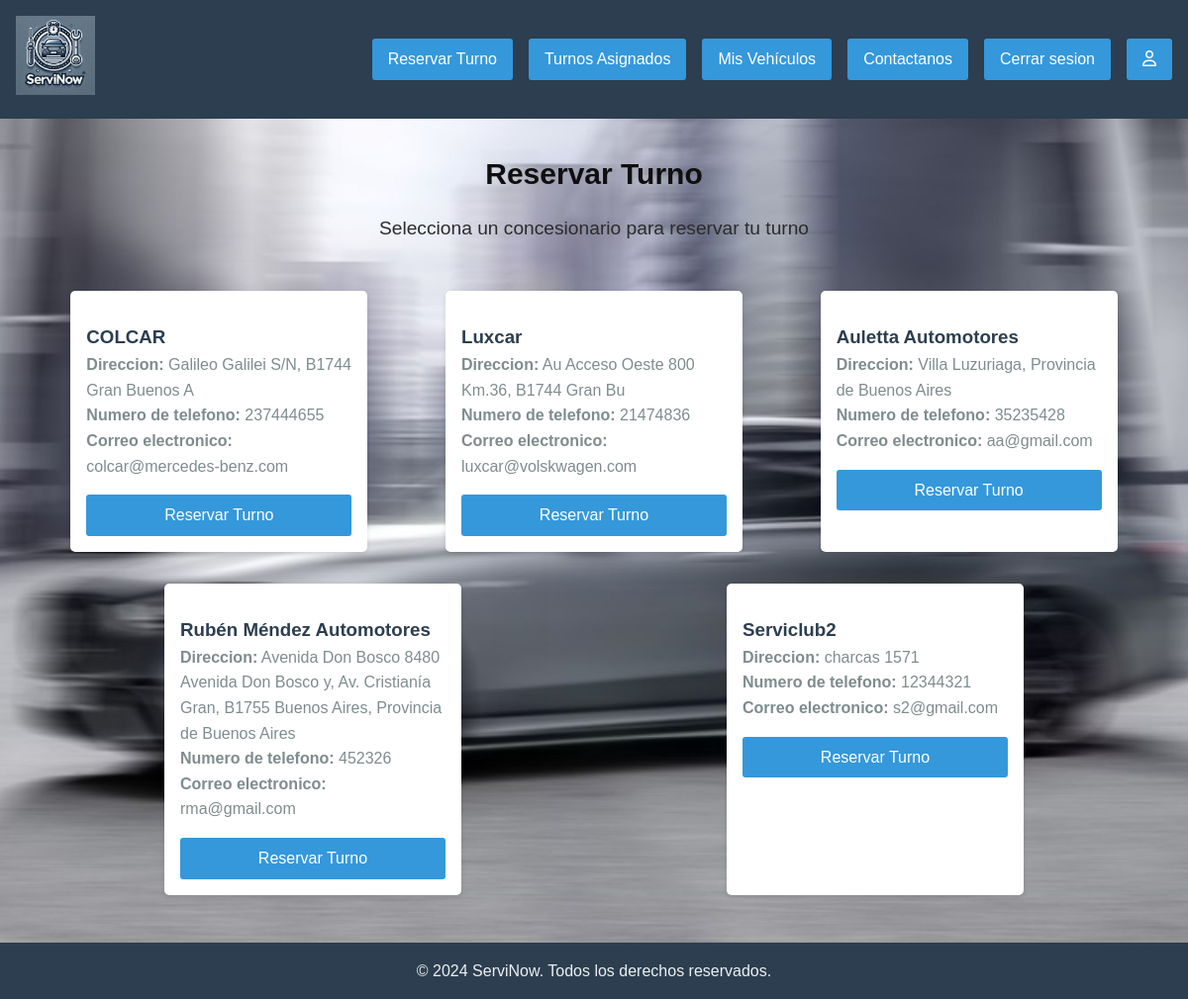
The page /html/vista_reservar_turno.php (signed in) on the database its author committed.
### tables this page shows
CREATE TABLE `concesionario` (
  `CODIGO_CONCESIONARIO` int(8) NOT NULL,
  `NOMBRE` varchar(30) NOT NULL,
  `DIRECCION` varchar(255) NOT NULL,
  `TELEFONO` int(10) NOT NULL,
  `CORREO_ELECTRONICO` varchar(40) NOT NULL,
  `CODIGO_USUARIO` int(4) DEFAULT NULL,
  `BORRADO` tinyint(1) NOT NULL
);

### html/vista_reservar_turno.php (the view, shortened to what this page needs)
?><!DOCTYPE html>
<html lang="es">
<head>
    <link rel="stylesheet" href="../estilos.css">
</head>
<body id="vista-portada-dos">
    <header>
        <nav class="navegador">
            <a href="../html/vista_usuario.php"><img id="inicio" src="../img/icono.webp" alt="ServiNow" height="80"></a>
            <ul class="lista">
                <li><a href="#">Reservar Turno</a></li>
                <li><a href="../html/vista_turnos_asignados.php">Turnos Asignados</a></li>
                <li><a href="../html/vista_mis_vehiculos.php">Mis Vehículos</a></li>
                <li><a href="../html/contacto.php">Contactanos</a></li>
                <li><a href="../php/cerrar_sesion.php">Cerrar sesion</a></li>
                <li><a href="../html/vista_perfil.php"><i class="fa-regular fa-user"></i></a></li>
            </ul>
        </nav>
    </header>
    <article class="pag_principal">
        <h1>Reservar Turno</h1>
        <p>Selecciona un concesionario para reservar tu turno</p>
        <section class="concesionarios">
            <?php
                include("..\php\conexion.php");
                $consulta = mysqli_query($conexion, "SELECT * FROM CONCESIONARIO WHERE BORRADO = 0");
                $resultado = mysqli_num_rows($consulta);
                if ($resultado != 0)
                {
                    $respuesta = mysqli_fetch_all($consulta);
                    foreach ($respuesta as $concesionario)
                    {
            ?>
            <div class="tarjeta-concesionario">
                <?php
                    echo "<h3>$concesionario[1]</h3>";
                    echo "<p><strong>Direccion:</strong> $concesionario[2]</p>";
                    echo "<p><strong>Numero de telefono:</strong> $concesionario[3]</p>";
                    echo "<p><strong>Correo electronico:</strong> $concesionario[4]</p>";
                    ?>
                <a href="form_reserva_de_turnos.php?concesionario=<?php echo $concesionario[1] ?>" class="boton-reservar">Reservar Turno</a>
            </div>
                <?php
                    }
                }
                ?>
        </section>
    </article>
    <footer>
        <p>&copy; 2024 ServiNow. Todos los derechos reservados.</p>
    </footer>
</body>
</html>

### estilos.css (style rules this page uses)
* { margin: 0; padding: 0; box-sizing: border-box; }
html, body { height: 100%; margin: 0; padding: 0; }
body { display: flex; flex-direction: column; font-family: Arial, sans-serif; background-color: #f0f0f0; color: #333; line-height: 1.6; }
#vista-portada-dos { background-image: url(img/portada2.jpg); background-size: cover; background-attachment: fixed; background-position: center; width: 100%; height: 100vh; }
.pag_principal { flex: 1 0 auto; max-width: 1200px; margin: 0 auto; padding: 2rem; }
footer { flex-shrink: 0; background-color: #2c3e50; color: #ecf0f1; text-align: center; padding: 1rem; margin-top: auto; }
.pag_principal > p { text-align: center; font-size: 1.2rem; color: #2b2b2b; margin-bottom: 2rem; }
.navegador { background-color: #2c3e50; padding: 1rem; display: flex; justify-content: space-between; align-items: center; }
.lista { list-style-type: none; display: flex; }
.lista li { margin-left: 1rem; }
h1, h2 { color: #0f0f0f; margin-bottom: 1rem; font-size: 30px; text-align: center; justify-content: center; }
ul a { display: inline-block; background-color: #3498db; color: #fff; padding: 0.5rem 1rem; text-decoration: none; border-radius: 3px; transition: background-color 0.3s ease; }
.concesionarios { display: flex; flex-wrap: wrap; justify-content: space-around; }
.tarjeta-concesionario { background-color: #fff; border-radius: 5px; box-shadow: 0 2px 5px rgba(0,0,0,0.1); margin: 1rem; padding: 1rem; width: 300px; }
.tarjeta-concesionario h3 { color: #2c3e50; margin-top: 1rem; }
.tarjeta-concesionario p { color: #7f8c8d; }
.boton-reservar { background-color: #3498db; border: none; border-radius: 3px; color: #fff; cursor: pointer; display: block; margin-top: 1rem; padding: 0.5rem 1rem; text-align: center; text-decoration: none; transition: background-color 0.3s ease; }

### rows shown on the page
concesionario: NOMBRE "COLCAR", DIRECCION "Galileo Galilei S/N, B1744 Gran Buenos A", TELEFONO "237444655", CORREO_ELECTRONICO "colcar@mercedes-benz.com"
concesionario: NOMBRE "Luxcar", DIRECCION "Au Acceso Oeste 800 Km.36, B1744 Gran Bu", TELEFONO "21474836", CORREO_ELECTRONICO "luxcar@volskwagen.com"
concesionario: NOMBRE "Auletta Automotores", DIRECCION "Villa Luzuriaga, Provincia de Buenos Aires", TELEFONO "35235428", CORREO_ELECTRONICO "aa@gmail.com"
concesionario: NOMBRE "Rubén Méndez Automotores", DIRECCION "Avenida Don Bosco 8480 Avenida Don Bosco y, Av. Cristianía Gran, B1755 Buenos Aires, Provincia de Buenos Aires", TELEFONO "452326", CORREO_ELECTRONICO "rma@gmail.com"
concesionario: NOMBRE "Serviclub2", DIRECCION "charcas 1571", TELEFONO "12344321", CORREO_ELECTRONICO "s2@gmail.com"
